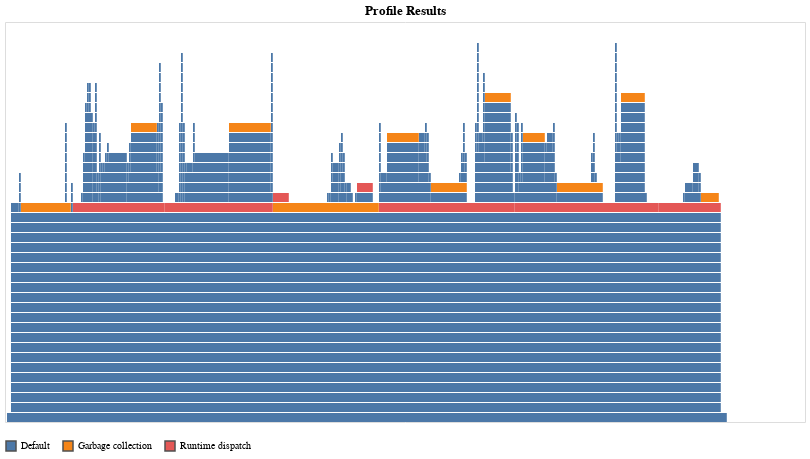

Source (notebook cell):
### Code cell
PV.@profview for _ in 1:100 LatticeModels.apply_field!(H, Landau(3)) end

### Figure 1 — Vega-Lite specification as saved in the notebook (floating-point values rounded to 4 significant figures; data arrays with more than 128 entries replaced by an {"elided": "..."} marker saying what was removed)
{"data": {"values": {"elided": "384 records"}}, "encoding": {"color": {"field": "status", "legend": {"orient": "bottom", "title": null}, "type": "nominal"}, "fillOpacity": {"condition": [{"selection": "highlight", "value": 0.6}, {"selection": "select", "value": 0.5}], "value": 1}, "strokeWidth": {"condition": [{"selection": "highlight", "value": 0.5}, {"selection": "select", "value": 0.5}], "value": 0}, "tooltip": {"field": "sf", "type": "nominal"}, "x": {"axis": null, "field": "x1", "type": "quantitative"}, "x2": {"field": "x2", "type": "quantitative"}, "y": {"axis": null, "field": "level", "type": "quantitative"}, "y2": {"field": "level2", "type": "quantitative"}}, "height": 400, "mark": {"stroke": "#505050", "type": "rect"}, "selection": {"grid": {"bind": "scales", "type": "interval"}, "highlight": {"empty": "none", "on": "mouseover", "type": "single"}, "select": {"empty": "none", "type": "multi"}}, "title": "Profile Results", "transform": [{"as": "level2", "calculate": "datum.level+0.9"}], "width": 800}
